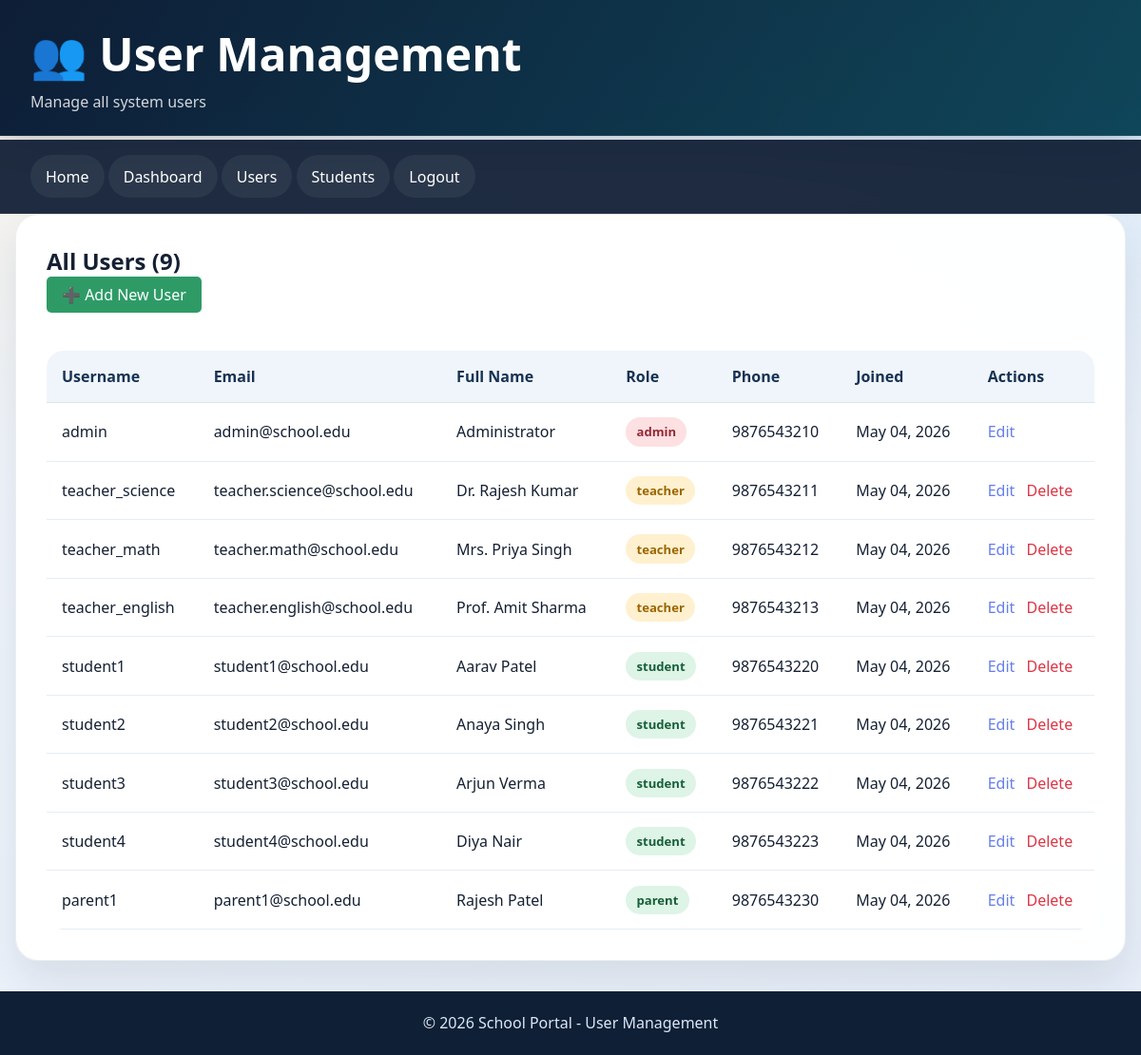
Screenshot of /pages/user_management.php (signed in) with the database file from the repository.
### tables this page shows
CREATE TABLE users (
    id INT PRIMARY KEY AUTO_INCREMENT,
    username VARCHAR(50) NOT NULL UNIQUE,
    password VARCHAR(255) NOT NULL,
    email VARCHAR(100) NOT NULL UNIQUE,
    full_name VARCHAR(100) NOT NULL,
    role ENUM('admin', 'teacher', 'student', 'parent') DEFAULT 'student',
    department_id INT,
    phone VARCHAR(20),
    address TEXT,
    date_of_birth DATE,
    profile_picture VARCHAR(255),
    is_active TINYINT DEFAULT 1,
    last_login TIMESTAMP NULL,
    created_at TIMESTAMP DEFAULT CURRENT_TIMESTAMP,
    updated_at TIMESTAMP DEFAULT CURRENT_TIMESTAMP ON UPDATE CURRENT_TIMESTAMP,
    FOREIGN KEY (department_id) REFERENCES departments(id),
    INDEX idx_username (username),
    INDEX idx_email (email),
    INDEX idx_role (role),
    INDEX idx_active (is_active)
);

### pages/user_management.php (the view, shortened to what this page needs)
<?php
include '../includes/config.php';
$action = $_GET['action'] ?? 'list';
$edit_user = null;
$users_list = array();
$result = $conn->query("SELECT id, username, email, full_name, role, phone, created_at FROM users ORDER BY created_at DESC");
if ($result) {
    while ($user = $result->fetch_assoc()) {
        $users_list[] = $user;
    }
}
?>
<!DOCTYPE html>
<html lang="en">
<head>
    <link rel="stylesheet" href="../css/style.css">
</head>
<body>
    <header>
        <h1>👥 User Management</h1>
        <p>Manage all system users</p>
    </header>
    <nav>
        <a href="../index.html">Home</a>
        <a href="admin_dashboard.php">Dashboard</a>
        <a href="user_management.php">Users</a>
        <a href="student_management.php">Students</a>
        <a href="logout.php">Logout</a>
    </nav>
    <div class="container">
        <?php if ($action == 'add' || $action == 'edit'): ?>
            <div class="card">
                <h2><?php echo $action == 'add' ? '➕ Add New User' : '✏️ Edit User'; ?></h2>
                <form method="POST">
                    <input type="hidden" name="save_user" value="1">
                    <?php if ($edit_user): ?>
                        <input type="hidden" name="user_id" value="<?php echo $edit_user['id']; ?>">
                    <?php endif; ?>
                    <div class="column-2">
                        <div class="form-group">
                            <label for="username">Username:</label>
                            <input type="text" id="username" name="username" required value="<?php echo htmlspecialchars($edit_user['username'] ?? ''); ?>">
                        </div>
                        <div class="form-group">
                            <label for="email">Email:</label>
                            <input type="email" id="email" name="email" required value="<?php echo htmlspecialchars($edit_user['email'] ?? ''); ?>">
                        </div>
                    </div>
                    <div class="form-group">
                        <label for="full_name">Full Name:</label>
                        <input type="text" id="full_name" name="full_name" required value="<?php echo htmlspecialchars($edit_user['full_name'] ?? ''); ?>">
                    </div>
                    <div class="column-2">
                        <div class="form-group">
                            <label for="role">Role:</label>
                            <select id="role" name="role" required>
                                <option value="student" <?php echo (($edit_user['role'] ?? '') == 'student') ? 'selected' : ''; ?>>Student</option>
                                <option value="teacher" <?php echo (($edit_user['role'] ?? '') == 'teacher') ? 'selected' : ''; ?>>Teacher</option>
                                <option value="admin" <?php echo (($edit_user['role'] ?? '') == 'admin') ? 'selected' : ''; ?>>Admin</option>
                                <option value="parent" <?php echo (($edit_user['role'] ?? '') == 'parent') ? 'selected' : ''; ?>>Parent</option>
                            </select>
                        </div>
                        <div class="form-group">
                            <label for="phone">Phone:</label>
                            <input type="tel" id="phone" name="phone" value="<?php echo htmlspecialchars($edit_user['phone'] ?? ''); ?>">
                        </div>
                    </div>
                    <div class="form-group">
                        <label for="password">Password<?php echo $edit_user ? ' (leave blank to keep current)' : ' (required)'; ?>:</label>
                        <input type="password" id="password" name="password" <?php echo !$edit_user ? 'required' : ''; ?>>
                    </div>
                    <div style="display: grid; grid-template-columns: 1fr 1fr; gap: 1rem;">
                        <button type="submit">✅ Save User</button>
                        <a href="user_management.php" class="btn-secondary" style="padding: 0.75rem; text-align: center; text-decoration: none; border-radius: 5px; color: white;">❌ Cancel</a>
                    </div>
                </form>
            </div>
        <?php else: ?>
            <div class="card">
                <h2>All Users (<?php echo count($users_list); ?>)</h2>
                <a href="user_management.php?action=add" class="btn-success" style="display: inline-block; padding: 0.5rem 1rem; margin-bottom: 1rem; text-decoration: none; color: white; border-radius: 5px;">➕ Add New User</a>
                <table>
                    <thead>
                        <tr>
                            <th>Username</th>
                            <th>Email</th>
                            <th>Full Name</th>
                            <th>Role</th>
                            <th>Phone</th>
                            <th>Joined</th>
                            <th>Actions</th>
                        </tr>
                    </thead>
                    <tbody>
                        <?php foreach ($users_list as $user): ?>
                            <tr>
                                <td><?php echo htmlspecialchars($user['username']); ?></td>
                                <td><?php echo htmlspecialchars($user['email']); ?></td>
                                <td><?php echo htmlspecialchars($user['full_name']); ?></td>
                                <td><span class="badge badge-<?php echo $user['role'] == 'admin' ? 'danger' : ($user['role'] == 'teacher' ? 'warning' : 'success'); ?>"><?php echo htmlspecialchars($user['role']); ?></span></td>
                                <td><?php echo htmlspecialchars($user['phone'] ?? 'N/A'); ?></td>
                                <td><?php echo htmlspecialchars(date('M d, Y', strtotime($user['created_at']))); ?></td>
                                <td>
                                    <a href="user_management.php?action=edit&id=<?php echo $user['id']; ?>" style="color: #667eea; text-decoration: none; margin-right: 0.5rem;">Edit</a>
                                    <?php if ($user['id'] != $_SESSION['user_id']): ?>
                                        <a href="user_management.php?action=delete&id=<?php echo $user['id']; ?>" onclick="return confirm('Are you sure?')" style="color: #dc3545; text-decoration: none;">Delete</a>
                                    <?php endif; ?>
                                </td>
                            </tr>
                        <?php endforeach; ?>
                    </tbody>
                </table>
            </div>
        <?php endif; ?>
    </div>
    <footer>
        <p>&copy; 2026 School Portal - User Management</p>
    </footer>
</body>
</html>

### css/style.css (style rules this page uses)
* { margin: 0; padding: 0; box-sizing: border-box; }
body { font-family: "Segoe UI", Tahoma, Geneva, Verdana, sans-serif; background: radial-gradient(circle at top left, rgba(255, 214, 153, 0.22), transparent 30%), radial-gradient(circle at top right, rgba(108, 180, 238, 0.18), transparent 28%), linear-gradient(145deg, #f4f7fb 0%, #edf3fb 48%, #e7eef8 100%); color: #152033; min-height: 100vh; display: flex; flex-direction: column; }
a { color: inherit; }
.container { width: min(1180px, calc(100% - 32px)); margin: 0 auto; }
.site-header, header { color: #fff; background: linear-gradient(120deg, rgba(13, 29, 54, 0.95), rgba(15, 74, 92, 0.88)), linear-gradient(180deg, #102038, #0f2742); border-bottom: 1px solid rgba(255, 255, 255, 0.08); box-shadow: 0 18px 40px rgba(9, 24, 47, 0.18); }
header { padding: 1.5rem 2rem; margin-bottom: 1.25rem; }
header h1 { font-size: clamp(2rem, 4vw, 3.2rem); margin-bottom: 0.45rem; }
header p, .header-copy { font-size: 1rem; color: rgba(255, 255, 255, 0.82); max-width: 720px; }
.main-nav, nav { background: rgba(12, 27, 49, 0.92); backdrop-filter: blur(8px); border-bottom: 1px solid rgba(255, 255, 255, 0.06); }
nav { padding: 1rem 2rem; margin-top: -1rem; }
nav a { color: #fff; text-decoration: none; padding: 0.72rem 1rem; border-radius: 999px; transition: transform 0.2s ease, background 0.2s ease, box-shadow 0.2s ease; display: inline-block; background: rgba(255, 255, 255, 0.06); }
.card { background: rgba(255, 255, 255, 0.96); border: 1px solid rgba(17, 41, 69, 0.08); border-radius: 24px; box-shadow: 0 22px 45px rgba(18, 38, 63, 0.1); padding: 2rem; margin-bottom: 2rem; animation: slideIn 0.32s ease-out; }
.btn-success { background: #2e9b67; }
table { width: 100%; border-collapse: collapse; margin-top: 1.5rem; overflow: hidden; border-radius: 18px; }
table th { background: #eff5fb; padding: 1rem; text-align: left; font-weight: 700; border-bottom: 1px solid #d9e4ef; color: #173253; }
table td { padding: 0.95rem 1rem; border-bottom: 1px solid #e5edf5; background: rgba(255, 255, 255, 0.8); }
.badge { display: inline-block; padding: 0.38rem 0.7rem; border-radius: 999px; font-size: 0.82rem; font-weight: 700; }
.badge-danger { background: #fde0e2; color: #932936; }
.badge-success { background: #def4e7; color: #165e38; }
.badge-warning { background: #fff1cf; color: #9b6500; }
footer { background: #0f1f35; color: #dbe8f8; text-align: center; padding: 1.4rem; margin-top: auto; }

### rows the page displays
users: username "admin", email "admin@school.edu", full_name "Administrator", role "admin", phone "9876543210", created_at "May 04, 2026"
users: username "teacher_science", email "teacher.science@school.edu", full_name "Dr. Rajesh Kumar", role "teacher", phone "9876543211", created_at "May 04, 2026"
users: username "teacher_math", email "teacher.math@school.edu", full_name "Mrs. Priya Singh", role "teacher", phone "9876543212", created_at "May 04, 2026"
users: username "teacher_english", email "teacher.english@school.edu", full_name "Prof. Amit Sharma", role "teacher", phone "9876543213", created_at "May 04, 2026"
users: username "student1", email "student1@school.edu", full_name "Aarav Patel", role "student", phone "9876543220", created_at "May 04, 2026"
users: username "student2", email "student2@school.edu", full_name "Anaya Singh", role "student", phone "9876543221", created_at "May 04, 2026"
users: username "student3", email "student3@school.edu", full_name "Arjun Verma", role "student", phone "9876543222", created_at "May 04, 2026"
users: username "student4", email "student4@school.edu", full_name "Diya Nair", role "student", phone "9876543223", created_at "May 04, 2026"
users: username "parent1", email "parent1@school.edu", full_name "Rajesh Patel", role "parent", phone "9876543230", created_at "May 04, 2026"

### other values shown
count($users_list) "9"
